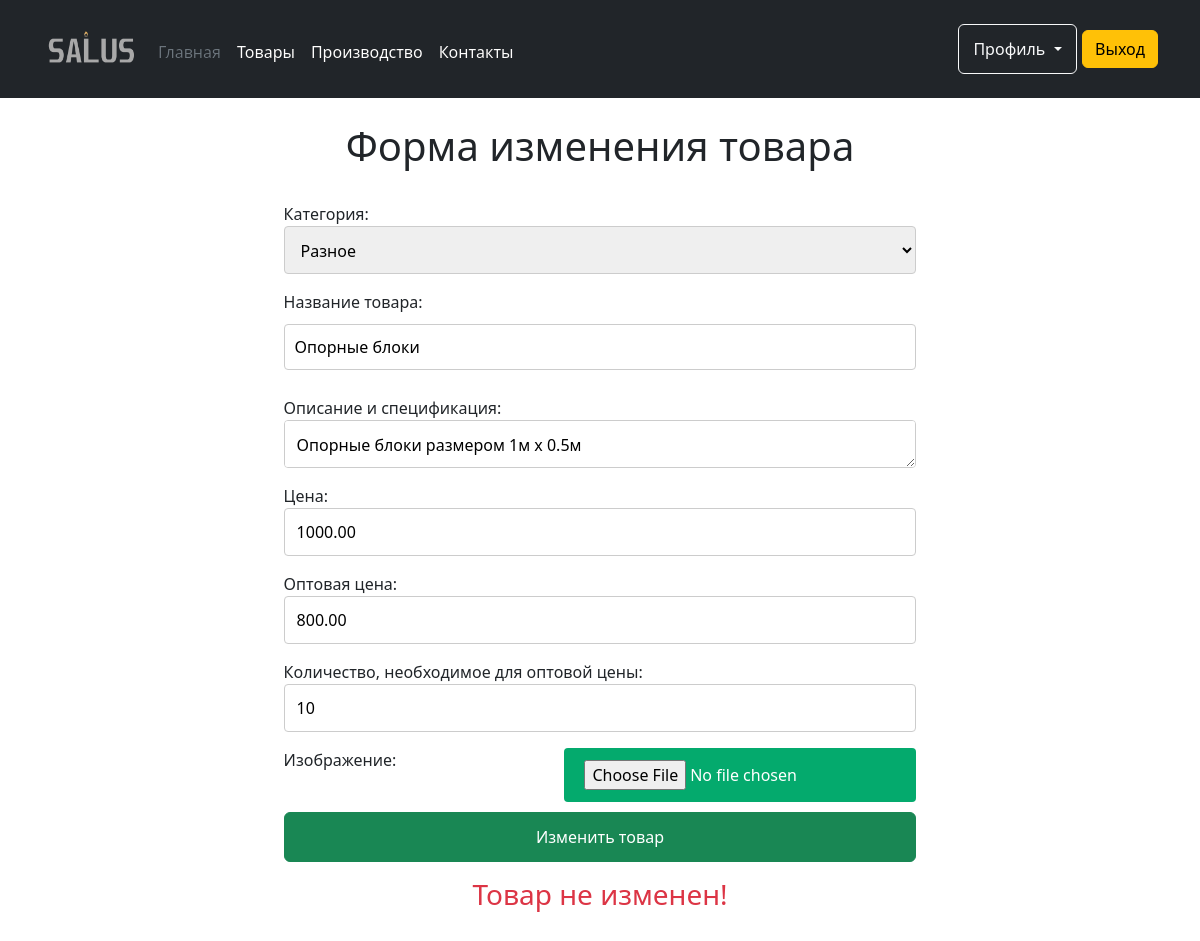
The page /product/1/update (signed in) on the database its author committed.
### shop/models.py (models this page shows, shortened)
class Product(models.Model):
    category = models.ForeignKey(Category, related_name='products', on_delete=CASCADE, verbose_name='Категория')
    name = models.CharField(max_length=50, db_index=True, verbose_name='Название товара')
    description = models.TextField(max_length=1000, blank=True, verbose_name='Описание и спецификация')
    price = models.DecimalField(validators=[MinValueValidator(Decimal('0.01'))], max_digits=10, decimal_places=2, verbose_name='Цена')
    opt_price = models.DecimalField(validators=[MinValueValidator(Decimal('0.01'))], max_digits=10, decimal_places=2, verbose_name='Оптовая цена',  blank=True, null=True)
    opt_price_if = models.PositiveIntegerField(default=10000, verbose_name='Количество, необходимое для оптовой цены', blank=True, null=True)
    image = models.ImageField(upload_to='product/%Y/%m/%d', blank=True, null=True, verbose_name='Изображение')
    created = models.DateTimeField(auto_now_add=True)
    uploaded = models.DateTimeField(auto_now=True)
    class Meta:
        ordering = ('name',)
        verbose_name = 'Товар'
        verbose_name_plural = 'Товары'

class Category(models.Model):
    name = models.CharField(max_length=100, db_index=True, unique=True, verbose_name='Название категории')
    slug = models.SlugField(max_length=100, unique=True)
    class Meta:
        ordering = ('name', )
        verbose_name = 'Категория'
        verbose_name_plural = 'Категории'
    def __str__(self):
        return self.name

### shop/views.py (the view)
# urls.py: path('<int:pk>/update', views.ProductUpdateView.as_view(), name='product_update'),
class ProductUpdateView(UpdateView):
    model = Product
    template_name = 'product/product_update.html'
    form_class = ProductForm

### shop/forms.py
class ProductForm(ModelForm):
    class Meta:
        model = Product
        fields = '__all__'

### cart/context_processors.py (called while the page is built)
def cart(request):
    return {'cart': Cart(request)}

### templates/product/product_update.html (shortened to what this page needs)
{%extends 'index.html'%}
{% load static %}
{% block container %}
<div class="center" style="
                display:inline-block;
display: flex;
  flex-direction: column;
  justify-content: center;
  align-items: center;
  min-height: 50vh;
                ">
    {% if user.role == 1 %}
    <br><h1>Форма изменения товара</h1><br>
    <form method="POST" enctype='multipart/form-data'>
        {{ form.as_p }}<br>
    <button class="btn btn-success" type="submit">Изменить товар</button>
    </form>
    {% if img_obj %}
        <h3 class="text-success">Товар {{img_obj.name}}, успешно изменен!</h3>
    <img WIDTH="300PX" height="300px"  src="{% if img_obj.image %}{{ img_obj.image.url }}{% else %}
{% static "img/no-image.png" %}{% endif %}
">{% else %} <h3 class="text-danger">Товар не изменен!</h3>
{% endif %}
    {% else %}
    <h1 class="text-bg-danger">У вас нет прав для выполнения данной функции!</h1>
{% endif %}
</div>
{% endblock container %}

### templates/product/product_update.html (style rules this page uses)
input[type=text ], select, textarea, number { width: 100%; padding: 12px; border: 1px solid #ccc; border-radius: 4px; resize: vertical; }
input[type=number ], select, textarea, number { width: 100%; padding: 12px; border: 1px solid #ccc; border-radius: 4px; resize: vertical; height: 3rem; }
input[type=file] { background-color: #04AA6D; color: white; padding: 12px 20px; border: none; border-radius: 4px; cursor: pointer; float: right; }
input[type=text] { padding:10px; margin:10px 0; // add top and bottom margin }
.center { display: flex; flex-direction: column; justify-content: center; align-items: center; min-height: 100vh; }
button { height: 50px; width: 100%; font-size: 22px; }

### rows shown on the page
Product: category "Разное", description "Опорные блоки размером 1м х 0.5м", price "1000.00", opt_price "800.00", opt_price_if "10"
Category: name "Опорные блоки"
